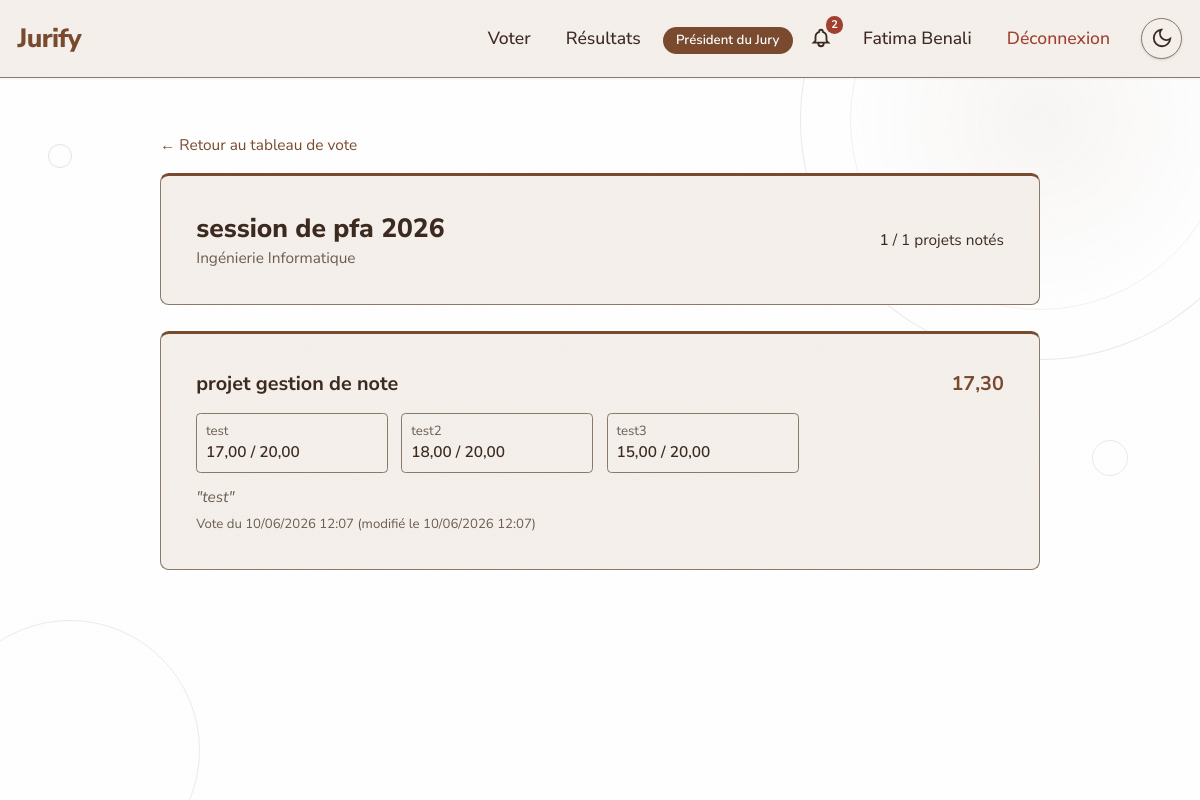
The app's page /vote/2/summary/ (signed in) with its own data.
### website/models.py (models this page shows, shortened)
class CustomUser(AbstractUser):
    class Role(models.TextChoices):
        ADMIN = 'ADMIN', 'Administrateur'
        JURY = 'JURY', 'Membre du Jury'
        PRESIDENT_JURY = 'PRESIDENT_JURY', 'Président du Jury'
        STUDENT = 'STUDENT', 'Étudiant'
        GUEST = 'GUEST', 'Invité'
    role = models.CharField(max_length=20, choices=Role.choices, default=Role.STUDENT)
    email = models.EmailField(unique=True)
    failed_login_attempts = models.IntegerField(default=0)
    locked_until = models.DateTimeField(null=True, blank=True)
    USERNAME_FIELD = 'email'
    REQUIRED_FIELDS = ['username']
    class Meta:
        verbose_name = 'Utilisateur'
        verbose_name_plural = 'Utilisateurs'

class SessionVote(models.Model):
    class Status(models.TextChoices):
        PLANNED = 'PLANNED', 'Planifiée'
        OPEN = 'OPEN', 'Ouverte'
        CLOSED = 'CLOSED', 'Fermée'
        PUBLISHED = 'PUBLISHED', 'Publiée'
    nom = models.CharField('Nom', max_length=200)
    date_debut = models.DateTimeField('Date de début')
    date_fin = models.DateTimeField('Date de fin')
    filiere = models.CharField('Filière', max_length=5, choices=Projet.Filiere.choices)
    status = models.CharField('Statut', max_length=20, choices=Status.choices, default=Status.PLANNED)
    created_by = models.ForeignKey(
        CustomUser, on_delete=models.CASCADE, related_name='sessions_created',
        verbose_name='Créée par'
    )
    projets = models.ManyToManyField(
        Projet, related_name='sessions', blank=True, verbose_name='Projets'
    )
    jury = models.ManyToManyField(
        CustomUser, related_name='sessions_jury', blank=True, verbose_name='Membres du jury'
    )
    created_at = models.DateTimeField('Créée le', auto_now_add=True)
    updated_at = models.DateTimeField('Modifiée le', auto_now=True)
    closed_at = models.DateTimeField('Fermée le', null=True, blank=True)
    published_at = models.DateTimeField('Publiée le', null=True, blank=True)
    closed_by = models.ForeignKey(
        CustomUser, on_delete=models.SET_NULL, null=True, blank=True,
        related_name='sessions_closed', verbose_name='Fermée par'
    )
    published_by = models.ForeignKey(
        CustomUser, on_delete=models.SET_NULL, null=True, blank=True,
        related_name='sessions_published', verbose_name='Publiée par'
    )
    class Meta:
        verbose_name = 'Session de vote'
        verbose_name_plural = 'Sessions de vote'
        ordering = ['-date_debut']

class Vote(models.Model):
    jury = models.ForeignKey(
        CustomUser, on_delete=models.CASCADE, related_name='votes',
        verbose_name='Jury'
    )
    projet = models.ForeignKey(
        Projet, on_delete=models.CASCADE, related_name='votes',
        verbose_name='Projet'
    )
    session = models.ForeignKey(
        SessionVote, on_delete=models.CASCADE, related_name='votes',
        verbose_name='Session'
    )
    score_total = models.DecimalField('Score total', max_digits=7, decimal_places=2, default=0)
    commentaire = models.TextField('Commentaire', blank=True)
    ip_address = models.GenericIPAddressField('Adresse IP')
    date_vote = models.DateTimeField('Date du vote', auto_now_add=True)
    modified_at = models.DateTimeField('Modifié le', auto_now=True)
    class Meta:
        verbose_name = 'Vote'
        verbose_name_plural = 'Votes'
        constraints = [
            models.UniqueConstraint(
                fields=['jury', 'projet', 'session'],
                name='unique_vote_per_jury_project_session'
            )
        ]

class Projet(models.Model):
    class Status(models.TextChoices):
        DRAFT = 'DRAFT', 'Brouillon'
        SUBMITTED = 'SUBMITTED', 'Soumis'
        VALIDATED = 'VALIDATED', 'Validé'
        REJECTED = 'REJECTED', 'Rejeté'
    class Filiere(models.TextChoices):
        IR = 'IR', 'Ingénierie Informatique'
        IIR = 'IIR', 'Ingénierie Informatique et Réseaux'
        GSE = 'GSE', 'Génie des Systèmes Embarqués'
        BI = 'BI', 'Business Intelligence'
    title = models.CharField('Titre', max_length=200)
    description = models.TextField('Description')
    filiere = models.CharField('Filière', max_length=5, choices=Filiere.choices)
    status = models.CharField('Statut', max_length=20, choices=Status.choices, default=Status.DRAFT)
    student = models.ForeignKey(CustomUser, on_delete=models.CASCADE, related_name='projets', verbose_name='Étudiant')
    team_members = models.JSONField('Membres de l\'équipe', default=list, blank=True)
    document = models.FileField('Document', upload_to='projets/', blank=True, null=True)
    created_at = models.DateTimeField('Créé le', auto_now_add=True)
    updated_at = models.DateTimeField('Mis à jour le', auto_now=True)
    submitted_at = models.DateTimeField('Soumis le', null=True, blank=True)
    validated_at = models.DateTimeField('Validé le', null=True, blank=True)
    validated_by = models.ForeignKey(
        CustomUser, on_delete=models.SET_NULL, null=True, blank=True,
        related_name='validations', verbose_name='Validé par'
    )
    rejection_reason = models.TextField('Motif du rejet', blank=True)
    class Meta:
        verbose_name = 'Projet'
        verbose_name_plural = 'Projets'
        ordering = ['-created_at']

class NoteParCritere(models.Model):
    vote = models.ForeignKey(
        Vote, on_delete=models.CASCADE, related_name='notes',
        verbose_name='Vote'
    )
    critere = models.ForeignKey(
        Critere, on_delete=models.CASCADE, related_name='notes',
        verbose_name='Critère'
    )
    note = models.DecimalField('Note', max_digits=5, decimal_places=2)
    class Meta:
        verbose_name = 'Note par critère'
        verbose_name_plural = 'Notes par critère'
        constraints = [
            models.UniqueConstraint(
                fields=['vote', 'critere'],
                name='unique_note_per_vote_critere'
            )
        ]

class Critere(models.Model):
    nom = models.CharField('Nom', max_length=100)
    poids = models.DecimalField('Poids (%)', max_digits=5, decimal_places=2,
                                help_text='Poids en pourcentage')
    note_max = models.DecimalField('Note maximale', max_digits=5, decimal_places=2, default=20)
    session = models.ForeignKey(
        SessionVote, on_delete=models.CASCADE, related_name='criteres',
        verbose_name='Session'
    )
    class Meta:
        verbose_name = 'Critère'
        verbose_name_plural = 'Critères'
        ordering = ['nom']

### website/views.py (the view)
# urls.py: path('vote/<int:session_pk>/summary/', views.vote_session_summary_view, name='vote_summary'),
@role_required('JURY', 'PRESIDENT_JURY')
def vote_session_summary_view(request, session_pk):
    session = get_object_or_404(SessionVote, pk=session_pk, jury=request.user)
    votes = Vote.objects.filter(jury=request.user, session=session).select_related('projet').prefetch_related('notes__critere')
    return render(request, 'vote_summary.html', {
        'session': session,
        'votes': votes,
        'title': f'Mes votes — {session.nom}',
        'projets_total': session.projets.count(),
        'votes_count': votes.count(),
    })

### website/context_processors.py (called while the page is built)
def notifications_processor(request):
    if request.user.is_authenticated:
        return {
            'unread_notifications_count': Notification.objects.filter(
                user=request.user, lu=False
            ).count(),
        }
    return {}

### website/templates/vote_summary.html (shortened to what this page needs)
{% extends 'base.html' %}
{% load static %}
{% block content %}
<div class="max-w-4xl mx-auto p-6 md:p-12">
    <a href="{% url 'voting_dashboard' %}" class="text-[var(--color-accent)] hover:underline text-sm mb-4 inline-block">
        ← Retour au tableau de vote
    </a>
    <div class="rounded-box card-accent mb-6">
        <div class="flex flex-col md:flex-row md:items-center md:justify-between gap-4">
            <div>
                <h1 class="text-2xl font-extrabold">{{ session.nom }}</h1>
                <p class="text-sm text-[var(--color-muted)]">{{ session.get_filiere_display }}</p>
            </div>
            <div class="text-sm">
                <span class="font-medium">{{ votes_count }}</span> / <span>{{ projets_total }}</span> projets notés
            </div>
        </div>
    </div>
    {% if votes %}
        <div class="space-y-4">
            {% for vote in votes %}
                <div class="rounded-box card-accent">
                    <div class="flex items-center justify-between mb-3">
                        <h3 class="text-lg font-bold">{{ vote.projet.title }}</h3>
                        <span class="text-lg font-bold text-[var(--color-primary)]">{{ vote.score_total }}</span>
                    </div>
                    <div class="grid grid-cols-2 md:grid-cols-4 gap-3 text-sm">
                        {% for note in vote.notes.all %}
                            <div class="p-2 border border-[var(--color-border)] rounded">
                                <div class="text-[var(--color-muted)] text-xs">{{ note.critere.nom }}</div>
                                <div class="font-semibold">{{ note.note }} / {{ note.critere.note_max }}</div>
                            </div>
                        {% endfor %}
                    </div>
                    {% if vote.commentaire %}
                        <div class="mt-3 text-sm text-[var(--color-muted)] italic">
                            "{{ vote.commentaire }}"
                        </div>
                    {% endif %}
                    <div class="mt-2 text-xs text-[var(--color-muted)]">
                        Vote du {{ vote.date_vote|date:"d/m/Y H:i" }}
                        {% if vote.modified_at != vote.date_vote %}
                            (modifié le {{ vote.modified_at|date:"d/m/Y H:i" }})
                        {% endif %}
                    </div>
                </div>
            {% endfor %}
        </div>
    {% else %}
        <div class="rounded-box card-accent text-center py-12">
            <p class="text-lg text-[var(--color-muted)]">Vous n'avez pas encore voté pour cette session.</p>
        </div>
    {% endif %}
</div>
{% endblock %}

### website/templates/navbar.html (shortened to what this page needs)
{% load static %}
<nav class="bg-[var(--color-secondary)] p-4 border-b border-[var(--color-border)] flex items-center justify-between shadow-sm">
    <a href="{% url 'home' %}" class="text-2xl font-extrabold tracking-tight text-[var(--color-primary)]">
        Jurify
    </a>
    <ul class="flex items-center space-x-2">
        {% if user.is_authenticated %}
            {% if user.role == 'JURY' or user.role == 'PRESIDENT_JURY' %}
                <li>
                    <a href="{% url 'session_list' %}" class="px-3 py-2 hover:bg-[var(--color-border)] rounded-lg transition-colors font-medium">
                        Voter
                    </a>
                </li>
            {% endif %}
            <li>
                <a href="{% url 'results_public' %}" class="px-3 py-2 hover:bg-[var(--color-border)] rounded-lg transition-colors font-medium">
                    Résultats
                </a>
            </li>
            <li>
                <span class="px-3 py-1 text-xs font-semibold rounded-full bg-[var(--color-primary)] text-[var(--color-on-primary)]">
                    {{ user.get_role_display }}
                </span>
            </li>
            <li class="relative">
                <a href="{% url 'notifications' %}" class="p-2 hover:bg-[var(--color-border)] rounded-lg transition-colors inline-flex items-center">
                    {% if unread_notifications_count > 0 %}
                        <span class="absolute -top-0.5 -right-0.5 bg-red-500 text-white text-[0.625rem] font-bold rounded-full w-4 h-4 flex items-center justify-center">
                            {{ unread_notifications_count }}
                        </span>
                    {% endif %}
                </a>
            </li>
            <li>
                <a href="{% url 'profile' %}" class="px-3 py-2 hover:bg-[var(--color-border)] rounded-lg transition-colors font-medium">
                    {{ user.get_full_name|default:user.email }}
                </a>
            </li>
            <li>
                <a href="{% url 'logout' %}" class="px-3 py-2 text-[var(--color-destructive)] hover:bg-red-50 rounded-lg transition-colors font-medium">
                    Déconnexion
                </a>
            </li>
        {% endif %}
        <li>
            <button onclick="toggleTheme()" id="theme-toggle" class="p-2 bg-[var(--color-secondary)] rounded-full shadow border border-[var(--color-border)] text-[var(--color-foreground)] ml-2">
                <span id="theme-icon-moon">
                    <svg xmlns="http://www.w3.org/2000/svg" class="w-5 h-5" fill="none" viewBox="0 0 24 24" stroke="currentColor" stroke-width="2">
                        <path d="M21 12.79A9 9 0 1 1 11.21 3 7 7 0 0 0 21 12.79z"></path>
                    </svg>
                </span>
            </button>
        </li>
    </ul>
</nav>

### static/css/theme.css (style rules this page uses)
:root { --font-family: 'Nunito Sans', sans-serif; --color-background: #FFFFFF; --color-foreground: #3C2A21; --color-primary: #7A4A2E; --color-on-primary: #FFFFFF; --color-secondary: #F5F0EB; --color-accent: #7A4A2E; --color-muted: #6B5D52; --color-border: #8A7A6A; --color-destructive: #A04030; --color-ring: #7A4A2E; --color-input-bg: #FFFFFF; --color-input-text: #3C2A21; --color-input-border: #B8A898; --color-input-placeholder: #9A8A7A; --color-select-bg: #FFFFFF; }
html { font-size: 110%; }
body { background-color: var(--color-background); color: var(--color-foreground); font-family: var(--font-family); margin: 0; padding: 0; line-height: 1.6; transition: background-color 0.3s, color 0.3s; }
.rounded-box { background-color: var(--color-secondary); border: 1px solid var(--color-border); border-radius: 0.5rem; padding: 2rem; }
.bg-red-500.text-white { background-color: var(--color-destructive) !important; color: var(--color-on-primary) !important; }
.navbar-notification-badge, [class*="bg-red-500"][class*="text-white"] { background-color: var(--color-destructive) !important; color: white !important; }
.card-accent { border-top: 3px solid var(--color-primary); border-radius: 0.5rem; }
body::after { content: ''; position: fixed; inset: 0; z-index: 9998; pointer-events: none; background-repeat: repeat; background-size: 256px 256px; opacity: 0.04; mix-blend-mode: multiply; }

### records on screen
CustomUser: role "Président du Jury", get_full_name "Fatima Benali"
SessionVote: nom "session de pfa 2026", filiere "Ingénierie Informatique"
Vote: projet "projet gestion de note", score_total "17,30", commentaire "test", date_vote "10/06/2026 12:07", modified_at "10/06/2026 12:07"
NoteParCritere: critere.nom "test", note "17,00", critere.note_max "20,00"
NoteParCritere: critere.nom "test2", note "18,00", critere.note_max "20,00"
NoteParCritere: critere.nom "test3", note "15,00", critere.note_max "20,00"

### other values on screen
{{ unread_notifications_count }} "2"
{{ votes_count }} "1"
{{ projets_total }} "1"
